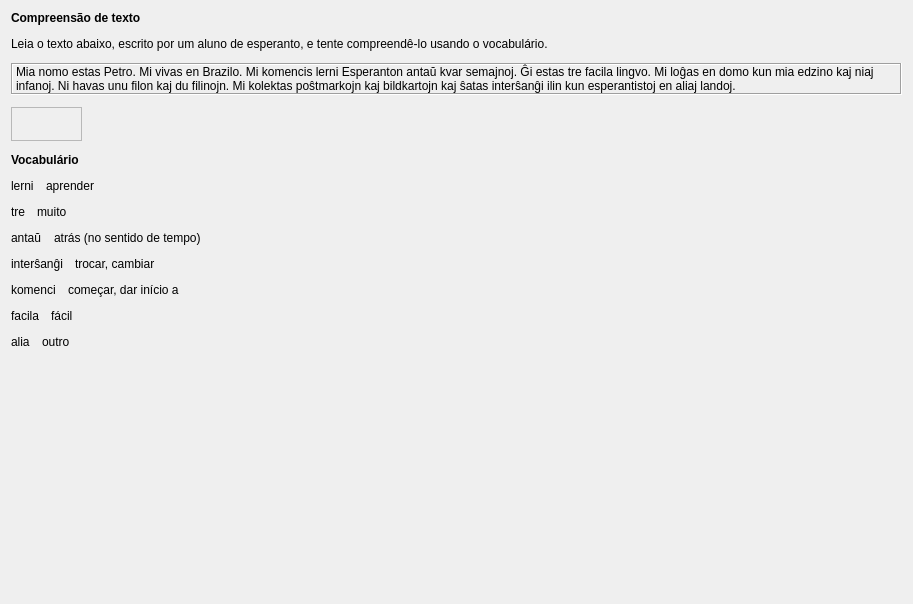
         <widget class="QWidget" name="scrollAreaWidgetContents_6">
          <property name="geometry">
           <rect>
            <x>0</x>
            <y>0</y>
            <width>913</width>
            <height>604</height>
           </rect>
          </property>
          <layout class="QVBoxLayout" name="verticalLayout_2">
           <property name="spacing">
            <number>12</number>
           </property>
           <item>
            <widget class="titolo" name="Lec04_Label8">
             <property name="sizePolicy">
              <sizepolicy hsizetype="Preferred" vsizetype="Maximum">
               <horstretch>0</horstretch>
               <verstretch>0</verstretch>
              </sizepolicy>
             </property>
             <property name="font">
              <font>
               <weight>75</weight>
               <bold>true</bold>
              </font>
             </property>
             <property name="text">
              <string>Compreensão de texto</string>
             </property>
            </widget>
           </item>
           <item>
            <widget class="QLabel" name="Lec04_Label418">
             <property name="text">
              <string>Leia o texto abaixo, escrito por um aluno de esperanto, e tente compreendê-lo usando o vocabulário.</string>
             </property>
             <property name="wordWrap">
              <bool>true</bool>
             </property>
            </widget>
           </item>
           <item>
            <widget class="QLabel" name="Memo1_Lec04">
             <property name="frameShape">
              <enum>QFrame::Box</enum>
             </property>
             <property name="frameShadow">
              <enum>QFrame::Sunken</enum>
             </property>
             <property name="text">
              <string>Mia nomo estas Petro. Mi vivas en Brazilo. Mi komencis lerni Esperanton antaŭ kvar semajnoj. Ĝi estas tre facila lingvo. Mi loĝas en domo kun mia edzino kaj niaj infanoj. Ni havas unu filon kaj du filinojn. Mi kolektas poŝtmarkojn kaj bildkartojn kaj ŝatas interŝanĝi ilin kun esperantistoj en aliaj landoj.</string>
             </property>
             <property name="wordWrap">
              <bool>true</bool>
             </property>
             <property name="margin">
              <number>5</number>
             </property>
             <property name="tipo" stdset="0">
              <string>teksta</string>
             </property>
             <property name="lingvo" stdset="0">
              <string>eo</string>
             </property>
            </widget>
           </item>
           <item>
            <widget class="mp3ludilo" name="Lec04_memo1">
             <property name="sizePolicy">
              <sizepolicy hsizetype="Fixed" vsizetype="Fixed">
               <horstretch>0</horstretch>
               <verstretch>0</verstretch>
              </sizepolicy>
             </property>
             <property name="minimumSize">
              <size>
               <width>71</width>
               <height>34</height>
              </size>
             </property>
             <property name="maximumSize">
              <size>
               <width>71</width>
               <height>34</height>
              </size>
             </property>
             <property name="frameShape">
              <enum>QFrame::StyledPanel</enum>
             </property>
             <property name="frameShadow">
              <enum>QFrame::Plain</enum>
             </property>
            </widget>
           </item>
           <item>
            <widget class="titolo" name="Lec04_Label9">
             <property name="sizePolicy">
              <sizepolicy hsizetype="Preferred" vsizetype="Maximum">
               <horstretch>0</horstretch>
               <verstretch>0</verstretch>
              </sizepolicy>
             </property>
             <property name="font">
              <font>
               <weight>75</weight>
               <bold>true</bold>
              </font>
             </property>
             <property name="text">
              <string>Vocabulário</string>
             </property>
            </widget>
           </item>
           <item>
            <layout class="QVBoxLayout" name="verticalLayout_167">
             <property name="spacing">
              <number>12</number>
             </property>
             <item>
              <layout class="QHBoxLayout" name="horizontalLayout_354">
               <property name="spacing">
                <number>12</number>
               </property>
               <item>
                <widget class="klakbutono_nova" name="Lec04_Button472">
                 <property name="sizePolicy">
                  <sizepolicy hsizetype="Maximum" vsizetype="Fixed">
                   <horstretch>0</horstretch>
                   <verstretch>0</verstretch>
                  </sizepolicy>
                 </property>
                 <property name="maximumSize">
                  <size>
                   <width>16777215</width>
                   <height>16777215</height>
                  </size>
                 </property>
                 <property name="text">
                  <string>lerni</string>
                 </property>
                </widget>
               </item>
               <item>
                <widget class="QLabel" name="Lec04_Label420">
                 <property name="sizePolicy">
                  <sizepolicy hsizetype="Expanding" vsizetype="Preferred">
                   <horstretch>0</horstretch>
                   <verstretch>0</verstretch>
                  </sizepolicy>
                 </property>
                 <property name="text">
                  <string>aprender</string>
                 </property>
                 <property name="wordWrap">
                  <bool>true</bool>
                 </property>
                </widget>
               </item>
              </layout>
             </item>
             <item>
              <layout class="QHBoxLayout" name="horizontalLayout_355">
               <property name="spacing">
                <number>12</number>
               </property>
               <item>
                <widget class="klakbutono_nova" name="Lec04_Button473">
                 <property name="sizePolicy">
                  <sizepolicy hsizetype="Maximum" vsizetype="Fixed">
                   <horstretch>0</horstretch>
                   <verstretch>0</verstretch>
                  </sizepolicy>
                 </property>
                 <property name="maximumSize">
                  <size>
                   <width>16777215</width>
                   <height>16777215</height>
                  </size>
                 </property>
                 <property name="text">
                  <string>tre</string>
                 </property>
                </widget>
               </item>
               <item>
                <widget class="QLabel" name="Lec04_Label421">
                 <property name="sizePolicy">
                  <sizepolicy hsizetype="Expanding" vsizetype="Preferred">
                   <horstretch>0</horstretch>
                   <verstretch>0</verstretch>
                  </sizepolicy>
                 </property>
                 <property name="text">
                  <string>muito</string>
                 </property>
                 <property name="wordWrap">
                  <bool>true</bool>
                 </property>
                </widget>
               </item>
              </layout>
             </item>
             <item>
              <layout class="QHBoxLayout" name="horizontalLayout_356">
               <property name="spacing">
                <number>12</number>
               </property>
               <item>
                <widget class="klakbutono_nova" name="Lec04_Button6">
                 <property name="sizePolicy">
                  <sizepolicy hsizetype="Maximum" vsizetype="Fixed">
                   <horstretch>0</horstretch>
                   <verstretch>0</verstretch>
                  </sizepolicy>
                 </property>
                 <property name="maximumSize">
                  <size>
                   <width>16777215</width>
                   <height>16777215</height>
                  </size>
                 </property>
                 <property name="text">
                  <string>antaŭ</string>
                 </property>
                </widget>
               </item>
               <item>
                <widget class="QLabel" name="Lec04_Label17">
                 <property name="sizePolicy">
                  <sizepolicy hsizetype="Expanding" vsizetype="Preferred">
                   <horstretch>0</horstretch>
                   <verstretch>0</verstretch>
                  </sizepolicy>
                 </property>
                 <property name="text">
                  <string>atrás (no sentido de tempo)</string>
                 </property>
                 <property name="wordWrap">
                  <bool>true</bool>
                 </property>
                </widget>
               </item>
              </layout>
             </item>
             <item>
              <layout class="QHBoxLayout" name="horizontalLayout_357">
               <property name="spacing">
                <number>12</number>
               </property>
               <item>
                <widget class="klakbutono_nova" name="Lec04_Button475">
                 <property name="sizePolicy">
                  <sizepolicy hsizetype="Maximum" vsizetype="Fixed">
                   <horstretch>0</horstretch>
                   <verstretch>0</verstretch>
                  </sizepolicy>
                 </property>
                 <property name="maximumSize">
                  <size>
                   <width>16777215</width>
                   <height>16777215</height>
                  </size>
                 </property>
                 <property name="text">
                  <string>interŝanĝi</string>
                 </property>
                </widget>
               </item>
               <item>
                <widget class="QLabel" name="Lec04_Label423">
                 <property name="sizePolicy">
                  <sizepolicy hsizetype="Expanding" vsizetype="Preferred">
                   <horstretch>0</horstretch>
                   <verstretch>0</verstretch>
                  </sizepolicy>
                 </property>
                 <property name="text">
                  <string>trocar, cambiar</string>
                 </property>
                 <property name="wordWrap">
                  <bool>true</bool>
                 </property>
                </widget>
               </item>
              </layout>
             </item>
            </layout>
           </item>
           <item>
            <layout class="QVBoxLayout" name="verticalLayout_168">
             <property name="spacing">
              <number>12</number>
             </property>
             <item>
              <layout class="QHBoxLayout" name="horizontalLayout_358">
               <property name="spacing">
                <number>12</number>
               </property>
               <item>
                <widget class="klakbutono_nova" name="Lec04_Button477">
                 <property name="sizePolicy">
                  <sizepolicy hsizetype="Maximum" vsizetype="Fixed">
                   <horstretch>0</horstretch>
                   <verstretch>0</verstretch>
                  </sizepolicy>
                 </property>
                 <property name="maximumSize">
                  <size>
                   <width>16777215</width>
                   <height>16777215</height>
                  </size>
                 </property>
                 <property name="text">
                  <string>komenci</string>
                 </property>
                </widget>
               </item>
               <item>
                <widget class="QLabel" name="Lec04_Label425">
                 <property name="sizePolicy">
                  <sizepolicy hsizetype="Expanding" vsizetype="Preferred">
                   <horstretch>0</horstretch>
                   <verstretch>0</verstretch>
                  </sizepolicy>
                 </property>
                 <property name="text">
                  <string>começar, dar início a</string>
                 </property>
                 <property name="wordWrap">
                  <bool>true</bool>
                 </property>
                </widget>
               </item>
              </layout>
             </item>
             <item>
              <layout class="QHBoxLayout" name="horizontalLayout_359">
               <property name="spacing">
                <number>12</number>
               </property>
               <item>
                <widget class="klakbutono_nova" name="Lec04_Button478">
                 <property name="sizePolicy">
                  <sizepolicy hsizetype="Maximum" vsizetype="Fixed">
                   <horstretch>0</horstretch>
                   <verstretch>0</verstretch>
                  </sizepolicy>
                 </property>
                 <property name="maximumSize">
                  <size>
                   <width>16777215</width>
                   <height>16777215</height>
                  </size>
                 </property>
                 <property name="text">
                  <string>facila</string>
                 </property>
                </widget>
               </item>
               <item>
                <widget class="QLabel" name="Lec04_Label426">
                 <property name="sizePolicy">
                  <sizepolicy hsizetype="Expanding" vsizetype="Preferred">
                   <horstretch>0</horstretch>
                   <verstretch>0</verstretch>
                  </sizepolicy>
                 </property>
                 <property name="text">
                  <string>fácil</string>
                 </property>
                 <property name="wordWrap">
                  <bool>true</bool>
                 </property>
                </widget>
               </item>
              </layout>
             </item>
             <item>
              <layout class="QHBoxLayout" name="horizontalLayout_360">
               <property name="spacing">
                <number>12</number>
               </property>
               <item>
                <widget class="klakbutono_nova" name="Lec04_Button480">
                 <property name="sizePolicy">
                  <sizepolicy hsizetype="Maximum" vsizetype="Fixed">
                   <horstretch>0</horstretch>
                   <verstretch>0</verstretch>
                  </sizepolicy>
                 </property>
                 <property name="maximumSize">
                  <size>
                   <width>16777215</width>
                   <height>16777215</height>
                  </size>
                 </property>
                 <property name="text">
                  <string>alia</string>
                 </property>
                </widget>
               </item>
               <item>
                <widget class="QLabel" name="Lec04_Label428">
                 <property name="sizePolicy">
                  <sizepolicy hsizetype="Expanding" vsizetype="Preferred">
                   <horstretch>0</horstretch>
                   <verstretch>0</verstretch>
                  </sizepolicy>
                 </property>
                 <property name="text">
                  <string>outro</string>
                 </property>
                 <property name="wordWrap">
                  <bool>true</bool>
                 </property>
                </widget>
               </item>
              </layout>
             </item>
            </layout>
           </item>
           <item>
            <spacer name="verticalSpacer_3">
             <property name="orientation">
              <enum>Qt::Vertical</enum>
             </property>
             <property name="sizeHint" stdset="0">
              <size>
               <width>20</width>
               <height>40</height>
              </size>
             </property>
            </spacer>
           </item>
          </layout>
         </widget>
